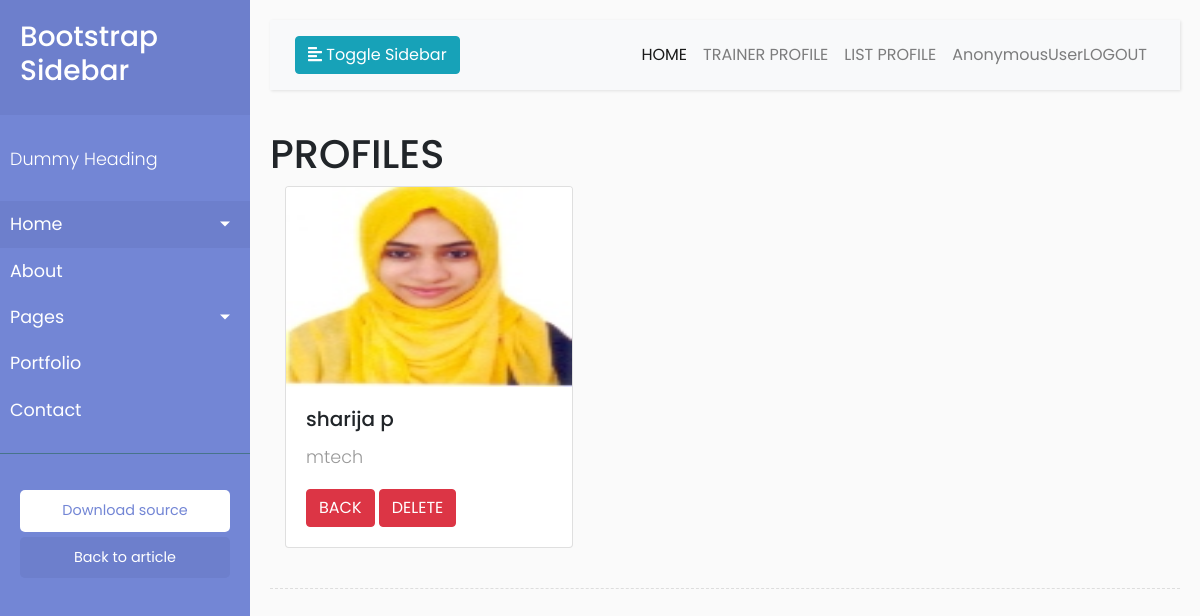
Screenshot of /trainer/list with the database file from the repository.
### trainer/models.py (models this page shows, shortened)
class TrainerProfile(models.Model):
    qualification=models.CharField(max_length=120)
    phonenumber=models.CharField(max_length=120)
    address=models.CharField(max_length=120)
    user=models.CharField(max_length=120)
    photo=models.ImageField(upload_to="images",default="hii")

### trainer/views.py (the view)
# urls.py: path("list",listProfile,name="list"),
def listProfile(request):
    profile=TrainerProfile.objects.all()
    context={}
    context["profiles"]=profile
    return render(request,"trainer/listprofile.html",context)

### trainer/templates/trainer/listprofile.html (shortened to what this page needs)
<!DOCTYPE html>
{% extends 'trainer/base.html' %}
{% block body_block %}
<h1>PROFILES</h1>
<form method="post"  >
<div class="container">
<div class="row">
    {%for item in profiles%}
    <div class="col-lg-4">
      <div class="card" style="width: 18rem;">
    <img src="{{item.photo.url}}" class="card-img-top" alt="..."  width="50" height="200" >
      <div class="card-body">
      <h5 class="card-title">{{item.user}}</h5>
      <p class="card-text">{{item.qualification}} </p>
      <a href="{%url 'prof' %}" class="btn btn-danger">BACK</a>
          <a href="{%url 'del' item.id %}" class="btn btn-danger">DELETE</a>
      </div>
</div>
</div>
    {% endfor %}
   </div>
</div>
</form>
{% endblock %}

### trainer/static/css/style.css (style rules this page uses)
body { font-family: 'Poppins', sans-serif; background: #fafafa; }
p { font-family: 'Poppins', sans-serif; font-size: 1.1em; font-weight: 300; line-height: 1.7em; color: #999; }
a, a:hover, a:focus { color: inherit; text-decoration: none; transition: all 0.3s; }

### rows the page displays
TrainerProfile: photo (picture), user "sharija p", qualification "mtech"

### other values shown
{{ request.user }} "AnonymousUser"
